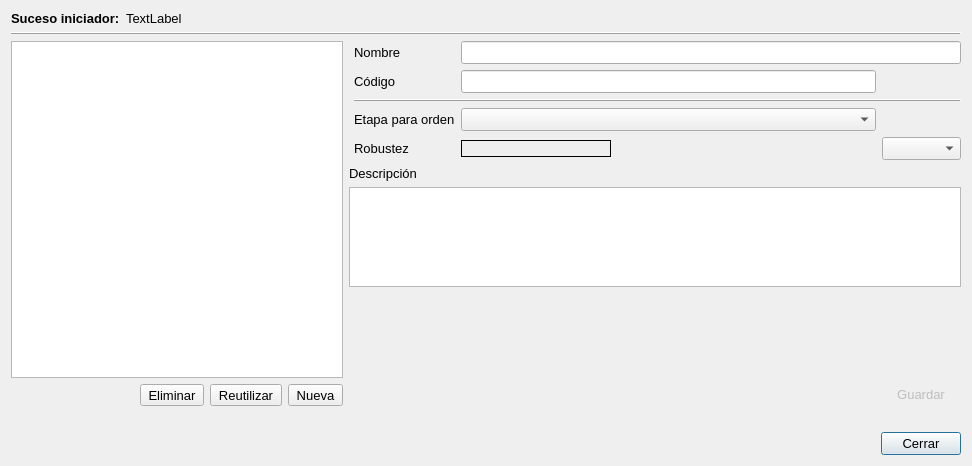
<?xml version="1.0" encoding="UTF-8"?>
<ui version="4.0">
 <class>Defensas</class>
 <widget class="QDialog" name="Defensas">
  <property name="windowModality">
   <enum>Qt::ApplicationModal</enum>
  </property>
  <property name="geometry">
   <rect>
    <x>0</x>
    <y>0</y>
    <width>972</width>
    <height>466</height>
   </rect>
  </property>
  <property name="font">
   <font>
    <pointsize>12</pointsize>
   </font>
  </property>
  <property name="windowTitle">
   <string>Gestión de defensas</string>
  </property>
  <layout class="QVBoxLayout" name="verticalLayout_3">
   <item>
    <layout class="QHBoxLayout" name="horizontalLayout_5">
     <item>
      <widget class="QLabel" name="label_3">
       <property name="sizePolicy">
        <sizepolicy hsizetype="Minimum" vsizetype="Preferred">
         <horstretch>0</horstretch>
         <verstretch>0</verstretch>
        </sizepolicy>
       </property>
       <property name="font">
        <font>
         <pointsize>10</pointsize>
         <bold>true</bold>
        </font>
       </property>
       <property name="text">
        <string>Suceso iniciador:</string>
       </property>
      </widget>
     </item>
     <item>
      <widget class="QLabel" name="etSuceso">
       <property name="sizePolicy">
        <sizepolicy hsizetype="Expanding" vsizetype="Preferred">
         <horstretch>0</horstretch>
         <verstretch>0</verstretch>
        </sizepolicy>
       </property>
       <property name="font">
        <font>
         <pointsize>10</pointsize>
        </font>
       </property>
       <property name="text">
        <string>TextLabel</string>
       </property>
       <property name="wordWrap">
        <bool>true</bool>
       </property>
      </widget>
     </item>
    </layout>
   </item>
   <item>
    <widget class="QFrame" name="frame">
     <property name="frameShape">
      <enum>QFrame::HLine</enum>
     </property>
     <property name="frameShadow">
      <enum>QFrame::Raised</enum>
     </property>
    </widget>
   </item>
   <item>
    <layout class="QHBoxLayout" name="horizontalLayout_4">
     <item>
      <layout class="QVBoxLayout" name="verticalLayout_2">
       <item>
        <widget class="QListView" name="defenseList">
         <property name="sizePolicy">
          <sizepolicy hsizetype="MinimumExpanding" vsizetype="Expanding">
           <horstretch>0</horstretch>
           <verstretch>0</verstretch>
          </sizepolicy>
         </property>
         <property name="minimumSize">
          <size>
           <width>300</width>
           <height>0</height>
          </size>
         </property>
         <property name="maximumSize">
          <size>
           <width>16777215</width>
           <height>16777215</height>
          </size>
         </property>
         <property name="font">
          <font>
           <pointsize>10</pointsize>
          </font>
         </property>
         <property name="contextMenuPolicy">
          <enum>Qt::CustomContextMenu</enum>
         </property>
         <property name="editTriggers">
          <set>QAbstractItemView::NoEditTriggers</set>
         </property>
         <property name="showDropIndicator" stdset="0">
          <bool>false</bool>
         </property>
         <property name="alternatingRowColors">
          <bool>true</bool>
         </property>
         <property name="wordWrap">
          <bool>true</bool>
         </property>
        </widget>
       </item>
       <item>
        <layout class="QHBoxLayout" name="horizontalLayout">
         <item>
          <spacer name="horizontalSpacer_2">
           <property name="orientation">
            <enum>Qt::Horizontal</enum>
           </property>
           <property name="sizeType">
            <enum>QSizePolicy::MinimumExpanding</enum>
           </property>
           <property name="sizeHint" stdset="0">
            <size>
             <width>30</width>
             <height>20</height>
            </size>
           </property>
          </spacer>
         </item>
         <item>
          <widget class="QToolButton" name="btnRemoveDefense">
           <property name="font">
            <font>
             <pointsize>10</pointsize>
            </font>
           </property>
           <property name="text">
            <string>Eliminar</string>
           </property>
           <property name="icon">
            <iconset resource="icons.qrc">
             <normaloff>:/icons/resources/icons/remove.svg</normaloff>:/icons/resources/icons/remove.svg</iconset>
           </property>
           <property name="iconSize">
            <size>
             <width>20</width>
             <height>20</height>
            </size>
           </property>
           <property name="toolButtonStyle">
            <enum>Qt::ToolButtonTextBesideIcon</enum>
           </property>
          </widget>
         </item>
         <item>
          <widget class="QToolButton" name="toolButton">
           <property name="font">
            <font>
             <pointsize>10</pointsize>
            </font>
           </property>
           <property name="text">
            <string>Reutilizar</string>
           </property>
           <property name="icon">
            <iconset resource="icons.qrc">
             <normaloff>:/icons/resources/icons/upload.svg</normaloff>:/icons/resources/icons/upload.svg</iconset>
           </property>
           <property name="iconSize">
            <size>
             <width>20</width>
             <height>20</height>
            </size>
           </property>
           <property name="toolButtonStyle">
            <enum>Qt::ToolButtonTextBesideIcon</enum>
           </property>
          </widget>
         </item>
         <item>
          <widget class="QToolButton" name="btnNewDefense">
           <property name="font">
            <font>
             <pointsize>10</pointsize>
            </font>
           </property>
           <property name="text">
            <string>Nueva</string>
           </property>
           <property name="icon">
            <iconset resource="icons.qrc">
             <normaloff>:/icons/resources/icons/new.svg</normaloff>:/icons/resources/icons/new.svg</iconset>
           </property>
           <property name="iconSize">
            <size>
             <width>20</width>
             <height>20</height>
            </size>
           </property>
           <property name="toolButtonStyle">
            <enum>Qt::ToolButtonTextBesideIcon</enum>
           </property>
          </widget>
         </item>
        </layout>
       </item>
      </layout>
     </item>
     <item>
      <layout class="QVBoxLayout" name="verticalLayout">
       <item>
        <layout class="QHBoxLayout" name="horizontalLayout_2"/>
       </item>
       <item>
        <layout class="QGridLayout" name="gridLayout">
         <property name="leftMargin">
          <number>5</number>
         </property>
         <item row="0" column="0">
          <widget class="QLabel" name="label">
           <property name="minimumSize">
            <size>
             <width>100</width>
             <height>0</height>
            </size>
           </property>
           <property name="maximumSize">
            <size>
             <width>100</width>
             <height>16777215</height>
            </size>
           </property>
           <property name="font">
            <font>
             <pointsize>10</pointsize>
            </font>
           </property>
           <property name="text">
            <string>Nombre</string>
           </property>
          </widget>
         </item>
         <item row="6" column="1">
          <widget class="QLabel" name="etGraficoRobustez">
           <property name="sizePolicy">
            <sizepolicy hsizetype="Fixed" vsizetype="Fixed">
             <horstretch>0</horstretch>
             <verstretch>0</verstretch>
            </sizepolicy>
           </property>
           <property name="minimumSize">
            <size>
             <width>150</width>
             <height>0</height>
            </size>
           </property>
           <property name="maximumSize">
            <size>
             <width>150</width>
             <height>16777215</height>
            </size>
           </property>
           <property name="font">
            <font>
             <pointsize>10</pointsize>
            </font>
           </property>
           <property name="frameShape">
            <enum>QFrame::Box</enum>
           </property>
           <property name="text">
            <string/>
           </property>
          </widget>
         </item>
         <item row="6" column="2">
          <widget class="QComboBox" name="cbHardiness">
           <property name="font">
            <font>
             <pointsize>10</pointsize>
            </font>
           </property>
          </widget>
         </item>
         <item row="0" column="1" colspan="2">
          <widget class="QLineEdit" name="edName">
           <property name="minimumSize">
            <size>
             <width>500</width>
             <height>0</height>
            </size>
           </property>
           <property name="font">
            <font>
             <pointsize>10</pointsize>
            </font>
           </property>
          </widget>
         </item>
         <item row="3" column="0" colspan="3">
          <widget class="QFrame" name="frame_2">
           <property name="frameShape">
            <enum>QFrame::HLine</enum>
           </property>
           <property name="frameShadow">
            <enum>QFrame::Raised</enum>
           </property>
          </widget>
         </item>
         <item row="6" column="0">
          <widget class="QLabel" name="label_2">
           <property name="minimumSize">
            <size>
             <width>100</width>
             <height>0</height>
            </size>
           </property>
           <property name="maximumSize">
            <size>
             <width>100</width>
             <height>16777215</height>
            </size>
           </property>
           <property name="font">
            <font>
             <pointsize>10</pointsize>
            </font>
           </property>
           <property name="text">
            <string>Robustez</string>
           </property>
          </widget>
         </item>
         <item row="2" column="1">
          <widget class="QLineEdit" name="edCode">
           <property name="font">
            <font>
             <pointsize>10</pointsize>
            </font>
           </property>
          </widget>
         </item>
         <item row="5" column="1">
          <widget class="QComboBox" name="cbEtapasOrden">
           <property name="font">
            <font>
             <pointsize>10</pointsize>
            </font>
           </property>
          </widget>
         </item>
         <item row="5" column="0">
          <widget class="QLabel" name="label_5">
           <property name="font">
            <font>
             <pointsize>10</pointsize>
            </font>
           </property>
           <property name="text">
            <string>Etapa para orden</string>
           </property>
          </widget>
         </item>
         <item row="2" column="0">
          <widget class="QLabel" name="label_6">
           <property name="font">
            <font>
             <pointsize>10</pointsize>
            </font>
           </property>
           <property name="text">
            <string>Código</string>
           </property>
          </widget>
         </item>
        </layout>
       </item>
       <item>
        <widget class="QLabel" name="label_4">
         <property name="font">
          <font>
           <pointsize>10</pointsize>
          </font>
         </property>
         <property name="text">
          <string>Descripción</string>
         </property>
        </widget>
       </item>
       <item>
        <widget class="QPlainTextEdit" name="edDescripcion">
         <property name="maximumSize">
          <size>
           <width>16777215</width>
           <height>100</height>
          </size>
         </property>
         <property name="font">
          <font>
           <pointsize>10</pointsize>
          </font>
         </property>
        </widget>
       </item>
       <item>
        <spacer name="verticalSpacer">
         <property name="orientation">
          <enum>Qt::Vertical</enum>
         </property>
         <property name="sizeHint" stdset="0">
          <size>
           <width>20</width>
           <height>58</height>
          </size>
         </property>
        </spacer>
       </item>
       <item>
        <layout class="QHBoxLayout" name="horizontalLayout_6">
         <item>
          <spacer name="horizontalSpacer_3">
           <property name="orientation">
            <enum>Qt::Horizontal</enum>
           </property>
           <property name="sizeHint" stdset="0">
            <size>
             <width>40</width>
             <height>20</height>
            </size>
           </property>
          </spacer>
         </item>
         <item>
          <widget class="QPushButton" name="btnSave">
           <property name="enabled">
            <bool>false</bool>
           </property>
           <property name="font">
            <font>
             <pointsize>10</pointsize>
            </font>
           </property>
           <property name="styleSheet">
            <string notr="true"/>
           </property>
           <property name="text">
            <string>Guardar</string>
           </property>
           <property name="icon">
            <iconset resource="icons.qrc">
             <normaloff>:/icons/resources/icons/circle-ok.svg</normaloff>:/icons/resources/icons/circle-ok.svg</iconset>
           </property>
           <property name="iconSize">
            <size>
             <width>20</width>
             <height>20</height>
            </size>
           </property>
           <property name="flat">
            <bool>true</bool>
           </property>
          </widget>
         </item>
        </layout>
       </item>
      </layout>
     </item>
    </layout>
   </item>
   <item>
    <spacer name="verticalSpacer_2">
     <property name="orientation">
      <enum>Qt::Vertical</enum>
     </property>
     <property name="sizeType">
      <enum>QSizePolicy::Fixed</enum>
     </property>
     <property name="sizeHint" stdset="0">
      <size>
       <width>20</width>
       <height>20</height>
      </size>
     </property>
    </spacer>
   </item>
   <item>
    <layout class="QHBoxLayout" name="horizontalLayout_3">
     <property name="sizeConstraint">
      <enum>QLayout::SetFixedSize</enum>
     </property>
     <item>
      <spacer name="horizontalSpacer">
       <property name="orientation">
        <enum>Qt::Horizontal</enum>
       </property>
       <property name="sizeHint" stdset="0">
        <size>
         <width>348</width>
         <height>20</height>
        </size>
       </property>
      </spacer>
     </item>
     <item>
      <widget class="QPushButton" name="btnCancel">
       <property name="font">
        <font>
         <pointsize>10</pointsize>
        </font>
       </property>
       <property name="text">
        <string>Cerrar</string>
       </property>
       <property name="icon">
        <iconset resource="icons.qrc">
         <normaloff>:/icons/resources/icons/close.svg</normaloff>:/icons/resources/icons/close.svg</iconset>
       </property>
       <property name="iconSize">
        <size>
         <width>20</width>
         <height>20</height>
        </size>
       </property>
       <property name="default">
        <bool>true</bool>
       </property>
      </widget>
     </item>
    </layout>
   </item>
  </layout>
 </widget>
 <resources>
  <include location="icons.qrc"/>
 </resources>
 <connections/>
</ui>
